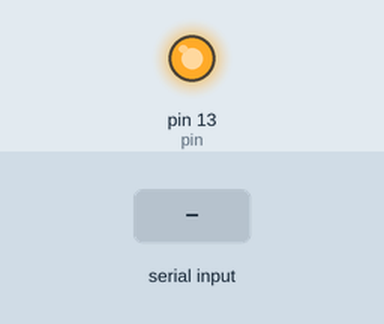
Recording of a sketch running on a simulated Arduino Uno, built with avr-gcc and run on an emulated ATmega328P. Shown: output pins drawn as LEDs (lit = HIGH). The test bench sets the inputs (shaded band).

Above: at 1.2 s.
1.3 s: "1" received over Serial
At 3.5 s:
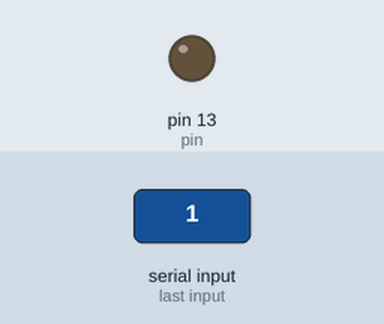
3.8 s: "0" received over Serial
At 4.2 s:
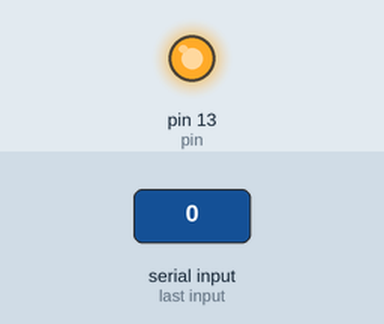
Timing chart, 0 to 6.8 s (numbered marks = the images above; inputs shaded):
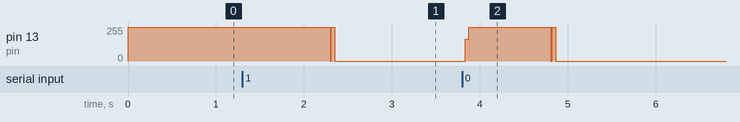

Measured:
- after the input at 1.3 s, pin 13 (pin): 255/255 → 0/255 after 1.0 s
- after the input at 3.8 s, pin 13 (pin): 0/255 → 255/255 at once, → 0/255 0.97 s later

The sketch:

LiFiTransmitterV2.ino
```cpp
const int pin = 13;
const int baud = 9600;
String incomingByte = "";

void setup() {
  pinMode(pin, OUTPUT);
  Serial.begin(baud);
}

void loop() {

  digitalWrite(pin, HIGH);

  if (Serial.available() > 0) {
    incomingByte = "";
    incomingByte = Serial.readString();
  }

  if (incomingByte.length() > 0) {
    // Start Bit
    digitalWrite(pin, LOW);
    delay(8);

    // Encoded Data
    for (int x = 0; x < incomingByte.length(); x++) {
      char a = incomingByte[x];
      const char *readBit = &a;
      if (strcmp(readBit, "1") == 0) {
        digitalWrite(pin, HIGH);
        delay(2);
        digitalWrite(pin, LOW);
        delay(1);
      }
      if (strcmp(readBit, "0") == 0) {
        digitalWrite(pin, HIGH);
        delay(1);
        digitalWrite(pin, LOW);
        delay(1);
      }
    }

    // Reset Buffer
    //incomingByte = "";
  }
}
```
